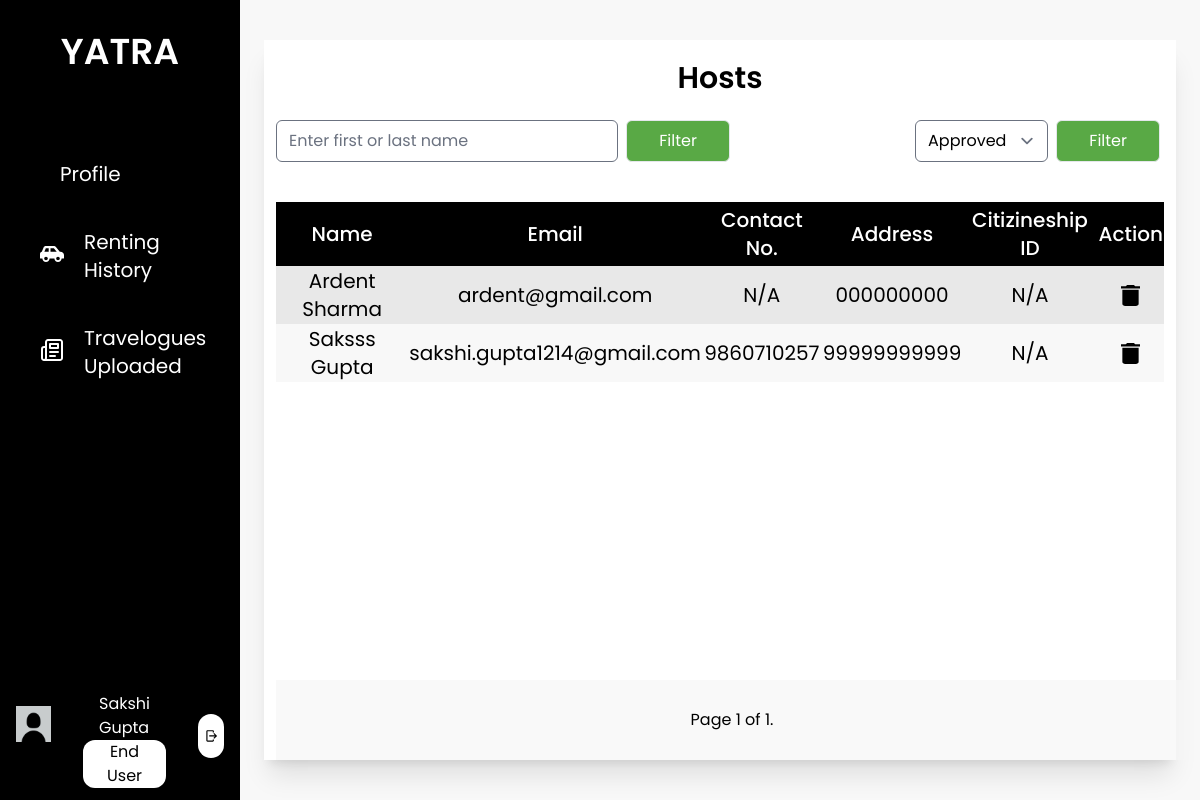
Page /hosts_admin/ (signed in) on the committed database.
### base/models.py (models this page shows, shortened)
class EndUser(models.Model):
    user = models.OneToOneField(User, on_delete=models.CASCADE, related_name="enduser")
    first_name = models.CharField(max_length=25)
    last_name = models.CharField(max_length=25)
    email = models.EmailField()
    phone_number = models.CharField(max_length=10, null= True, blank=True)
    citizenship_id = models.CharField(max_length=20, null= True, blank=True)
    citizenship = models.ImageField(upload_to='enduser/profile',  default='default_photo.jpg')
    license_no = models.CharField(max_length=20, null= True, blank=True)
    license = models.ImageField(upload_to='enduser/profile',  default='default_photo.jpg')
    pic = models.ImageField(upload_to='enduser/profile', default='default_profile.jpg')
    is_approved = models.CharField(max_length=10, choices=status, default="Pending")
    is_blocked = models.BooleanField(default=False)

class Host(models.Model):
    user = models.OneToOneField(User, on_delete=models.CASCADE, related_name="host")
    first_name = models.CharField(max_length=25)
    last_name = models.CharField(max_length=25)
    email = models.EmailField()
    phone_number = models.CharField(max_length=10, null= True, blank=True)
    address = models.CharField(max_length=100, null= True, blank=True)
    citizenship_id = models.CharField(max_length=20, null= True, blank=True)
    citizenship = models.ImageField(upload_to='host/profile', default='default_photo.jpg')
    pic = models.ImageField(upload_to='host/profile', default='default_profile.jpg')
    is_approved = models.CharField(max_length=10, choices=status, default="Pending")
    is_blocked = models.BooleanField(default=False)

### base/views.py (the view)
# urls.py: path('hosts_admin/', views.hosts_admin, name='hosts_admin'),
def hosts_admin(request):
    nameform = UserFilterForm(request.GET or None)
    if nameform.is_valid():
        hosts = nameform.filter_users(Host.objects.all())
    else:
        hosts = Host.objects.filter(is_approved="Approved")
    statusform = UserFilterStatusForm(request.GET or None)
    if statusform.is_valid():
        hosts = statusform.filter_users(hosts)
    else:
        hosts = hosts.filter(is_approved="Approved")
    paginator = Paginator(hosts, 10)
    page_number = request.GET.get('page')
    try:
        page_obj = paginator.get_page(page_number)
    except PageNotAnInteger:
        page_obj = paginator.get_page(1)
    except EmptyPage:
        page_obj = paginator.get_page(paginator.num_pages)
    context = {
        'data': page_obj,
        'nums': page_obj.paginator.num_pages * 'p',
        'nameform': nameform,
        'statusform':statusform
    }
    return render(request, 'host/hosts_admin.html', context)

### base/forms.py (shortened to what this page needs)
class UserFilterForm(forms.Form):
    name = forms.CharField(required=False, label='Search', widget=forms.TextInput(attrs={'placeholder': 'Enter first or last name'}))

class UserFilterStatusForm(forms.Form):
    status = forms.ChoiceField(choices=[('Approved', 'Approved'), ('Rejected', 'Rejected')])

### base/templatetags/user_group.py (called while the page is built)
@register.filter(name='has_group')
def has_group(user, group_name):
    return user.groups.filter(name=group_name).exists()

### base/templates/host/hosts_admin.html (shortened to what this page needs)
{% extends 'base/base.html' %}
{% load static %}
{% load widget_tweaks %}
{% block content%}
<div class="h-screen w-full px-6 py-10 bg-theme">
    <div class="bg-white h-full flex flex-col justify-between shadow-xl relative">
        <div class="p-3">
            <h1 class="text-center text-3xl font-semibold pt-2 pb-6">Hosts</h1>
            <div class="w-100 flex flex-row justify-between mb-6">
                <form>
                    {% render_field nameform.name class="rounded-md" %}
                    <input type="submit" class="bg-custom-green px-8 py-2 text-white rounded-md mx-1 border" value="Filter" />
                </form>
                <form>
                    {% render_field statusform.status class="rounded-md" %}
                    <input type="submit" class="bg-custom-green px-8 py-2 text-white rounded-md mx-1 border" value="Filter" />
                </form>
            </div>
            {% if data is not None %}
            <table class="w-full">
                <thead class="h-16 text-center">
                    <tr class="bg-black text-white text-xl">
                        <th class="font-medium">Name</th>
                        <th class="font-medium">Email</th>
                        <th class="font-medium">Contact No.</th>
                        <th class="font-medium">Address</th>
                        <th class="font-medium">Citizineship ID</th>
                        <th class="font-medium">Action</th>
                    </tr>
                </thead>
                <tbody class="text-center">
                    {% for user in data.object_list  %}
                    <tr class="text-xl h-14">
                        <td>{{user.first_name}} {{user.last_name}}</td>
                        <td>{{user.email}}</td>
                        <td>{% if user.phone_number %}{{user.phone_number}}{% else %}N/A{% endif %}</td>
                        <td>{% if user.citizenship_id %}{{user.citizenship_id}}{% else %}N/A{% endif %}</td>
                        <td>{% if user.license_no %}{{user.license_no}}{% else %}N/A{% endif %}</td>
                        <td>
                            <div class="flex flex-row justify-around">
                                <a href="{% url 'delete_user' user.user.id %}" onclick="return ConfirmDelete()">
                                    <img src="{% static 'images/delete.svg' %}">
                                </a>
                            </div>
                        </td>
                    </tr>
                    {% endfor %}
                </tbody>
            </table>
            {% endif %}
            <div class="flex flex-col h-20 w-full bg-pagination-gray bg-opacity-70 bottom-0 justify-center absolute px-3">
                <div class="w-full flex flex-row justify-center">
                    <div class="m-2 py-2 px-6">
                        Page {{ data.number }} of {{ data.paginator.num_pages }}.
                    </div>
                </div>
            </div>
        </div>
    </div>
</div>
{% endblock content %}

### base/templates/base/base.html (shortened to what this page needs)
{% load static tailwind_tags %}
{% load user_group %}
<html lang="en">
<head>
    {% tailwind_css %}
</head>
<body class="font-poppins min-h-screen">
    <div class="flex flex-row">
        <div class="flex w-1/5 bg-black h-screen text-white">
            <div class="w-full relative">
                <div class="flex justify-center pb-8">
                    <a href="{% url 'home' %}" class="py-8">
                        <span class="text-4xl text-center font-semibold">YATRA</span>
                    </a>
                </div>
                {% if user|has_group:'enduser' %}
                <div class="text-xl">
                    {% with request.resolver_match.url_name as url_name %}
                    <ul class="px-4">
                        <a href="{% url 'enduser_profile' %}" class="nav-bar-items {% if url_name == 'enduser_profile' or url_name == 'enduser_update_profile' or url_name == 'enduser_upload_documents' %}active{% endif %}">
                            <li class="nav-bar-li">
                                Profile
                            </li>
                        </a>
                        <a href="{% url 'renting_history' %}" class="nav-bar-items {% if url_name == 'renting_history' %}active{% endif %}">
                            <img src="{% static 'images/Vehicle.svg' %}" alt="">
                            <li class="nav-bar-li">
                               Renting History
                            </li>
                        </a>
                        <a href="{% url 'travelogues_uploaded' %}" class="nav-bar-items {% if url_name == 'travelogues_uploaded' %}active{% endif %}">
                            <img src="{% static 'images/blog.svg' %}" alt="">
                            <li class="nav-bar-li ">
                               Travelogues Uploaded
                            </li>
                        </a>
                    </ul>
                    {% endwith %}
                </div>
                <div class="flex flex-row absolute bottom-0 justify-evenly py-3 px-4 w-full">
                    <a href="{% url 'enduser_profile' %}" class=" ">
                        <img src="{% static 'images/default_profile.jpg' %}" style="object-fit: contain" alt="" class="w-20 h-20 object-cover rounded-full ">
                    </a>
                    <div class="flex flex-col px-8 justify-evenly">
                        <p class="text-generalBackground px-4 mt-2 ">{{ user.enduser.first_name }} {{ user.enduser.last_name }}</p>
                        <p class="text-gray px-4 text-center rounded-xl bg-white text-black py-0.75 ">End User</p>
                    </div>
                    <div class="ml-auto my-auto flex-end p-1.5 bg-white rounded-full">
                        <a href="{% url 'logout' %}">
                            <img src="{% static 'images/logout.svg' %}" alt="" class="h-8">
                        </a>
                    </div>
                </div>
                {% endif %}
            </div>
        </div>
        <div class="flex w-4/5 h-screen relative overflow-y-auto">
            {% block content %}
            {% endblock content%}
        </div>
    </div>
</body>
</html>

### rows in the picture
Host: first_name "Ardent", last_name "Sharma", email "ardent@gmail.com", shows "N/A", citizenship_id "000000000"
Host: first_name "Saksss", last_name "Gupta", email "sakshi.gupta1214@gmail.com", phone_number "9860710257", citizenship_id "99999999999"

### other values in the picture
{{ user.enduser.first_name }} "Sakshi"
{{ user.enduser.last_name }} "Gupta"
{{ data.number }} "1"
{{ data.paginator.num_pages }} "1"
